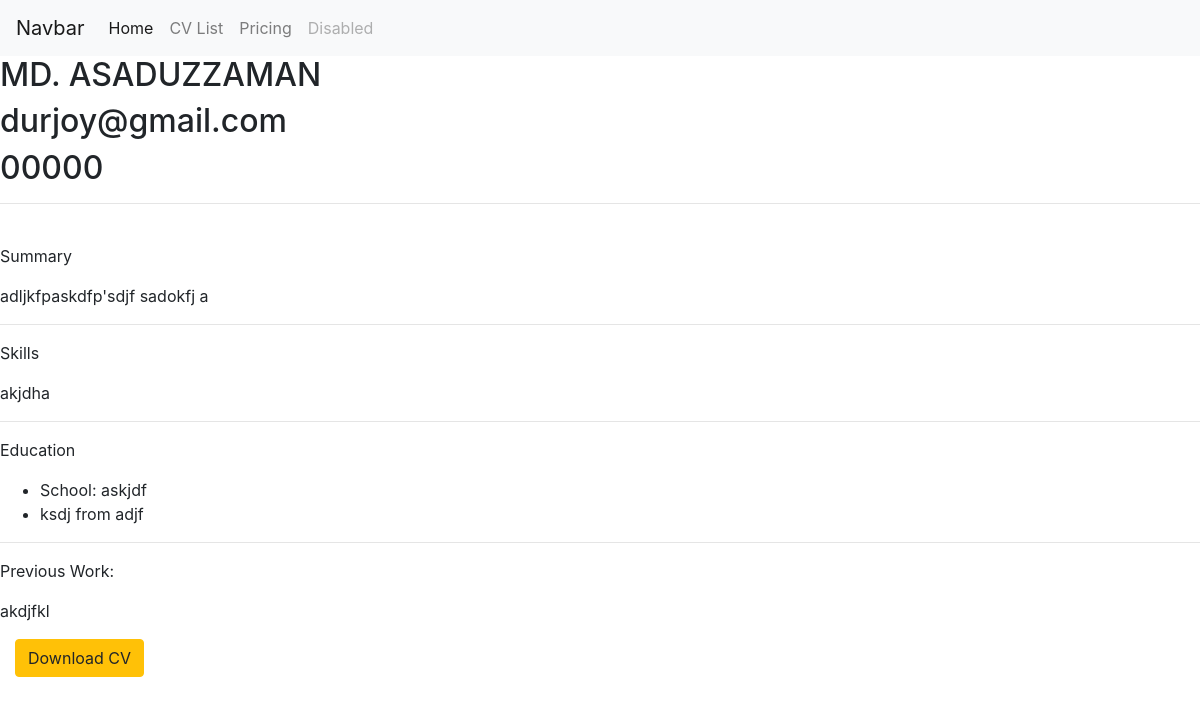
The app's page /viewresume/4/ with its own data.
### pdfapp/models.py (models this page shows, shortened)
class Profile(models.Model):
    name= models.CharField(max_length=200)
    email= models.EmailField(max_length=200)
    phone= models.CharField(max_length=100)
    summary= models.TextField(max_length=2000)
    degree= models.CharField(max_length=200)
    school = models.CharField(max_length=200,default='null')
    university= models.CharField(max_length=200)
    previous_work= models.CharField(max_length=1000)
    skills= models.TextField(max_length=1000)

### pdfapp/views.py (the view)
# urls.py: path('viewresume/<int:id>/',views.viewresume,name= 'viewresume'),
def viewresume(request,id):
    user_profile = Profile.objects.get(pk=id)
    return render(request,'pdfapp/resume.html',{'user_profile':user_profile})

### pdfapp/templates/pdfapp/resume.html
{% extends 'pdfapp/base.html' %}
{% block content %}
<h2>{{user_profile.name}}</h2>
<h2>{{user_profile.email}}</h2>
<h2>{{user_profile.phone}}</h2>
<hr /> <br />
<p>Summary</p>
<p> {{user_profile.summary}}</p>
<hr />
<p>Skills</p>
<p> {{user_profile.skills}}</p>
<hr />
<p>Education</p>
<ul>
    <li>School: {{user_profile.school}}</li>
    <li> {{user_profile.degree}} from {{user_profile.university}}</li>
</ul>
<hr />
<p>Previous Work:</p>
<p>{{user_profile.previous_work}}</p>
<div class="col-md-3">
    <a href="{% url 'resume' user_profile.id %}" class="btn btn-warning">Download CV</a>
</div>
{% endblock content %}

### records on screen
Profile: name "MD. ASADUZZAMAN", email "durjoy@gmail.com", phone "00000", summary "adljkfpaskdfp'sdjf sadokfj a", skills "akjdha", school "askjdf", degree "ksdj", university "adjf", previous_work "akdjfkl"
